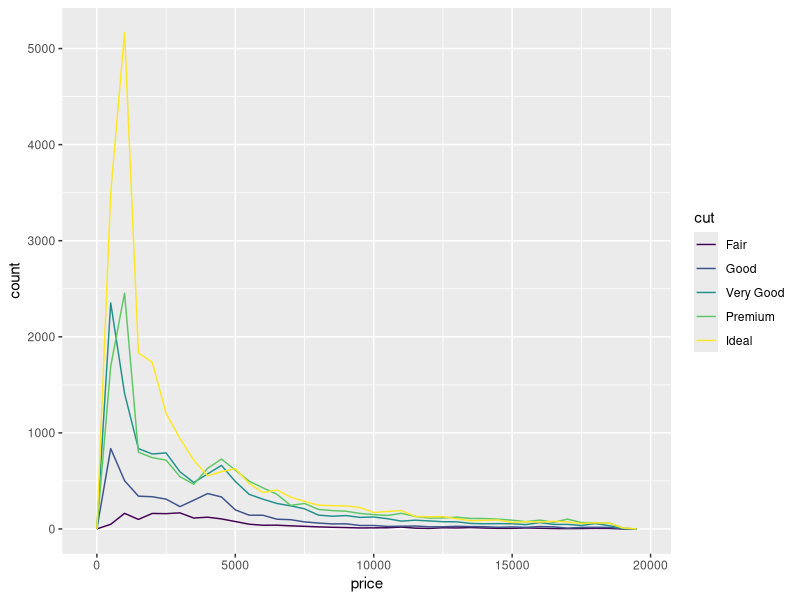
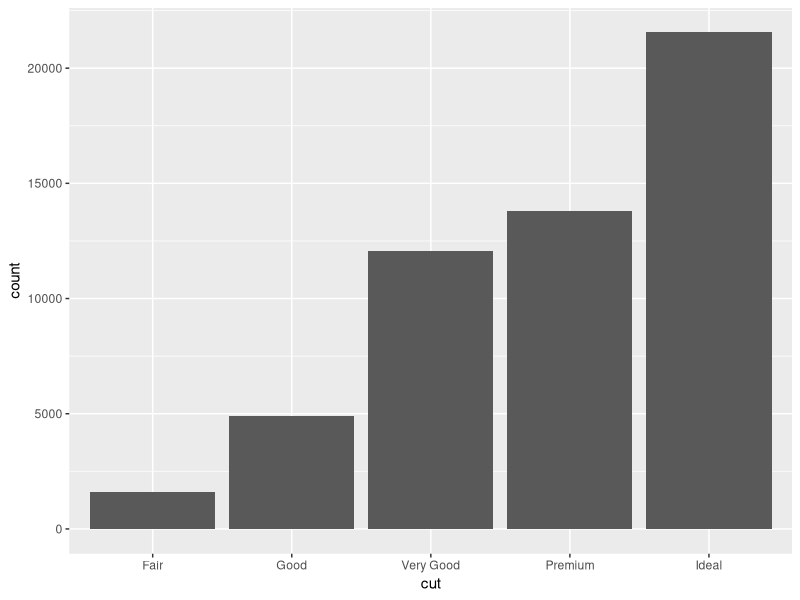
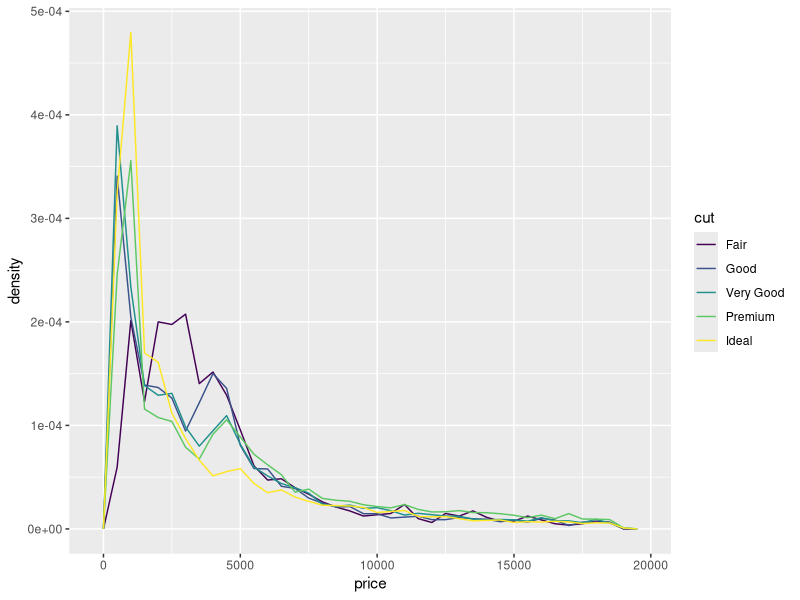
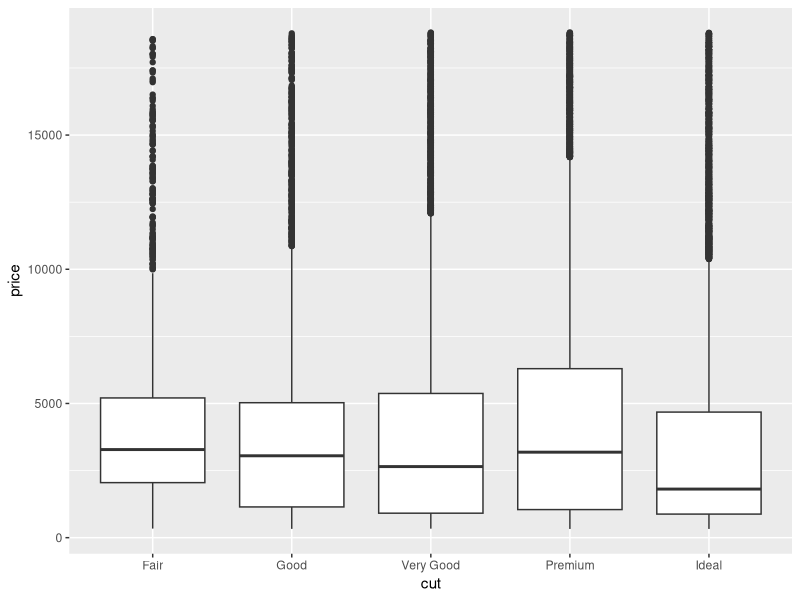
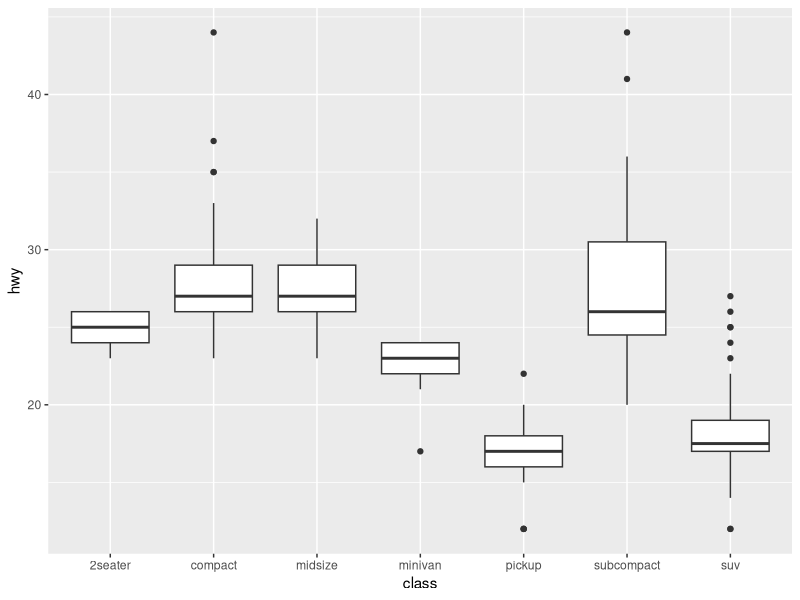
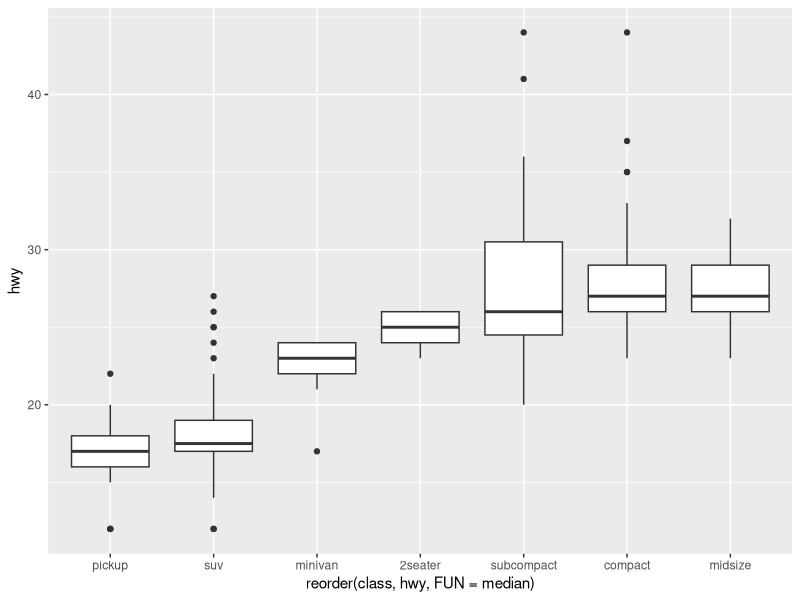
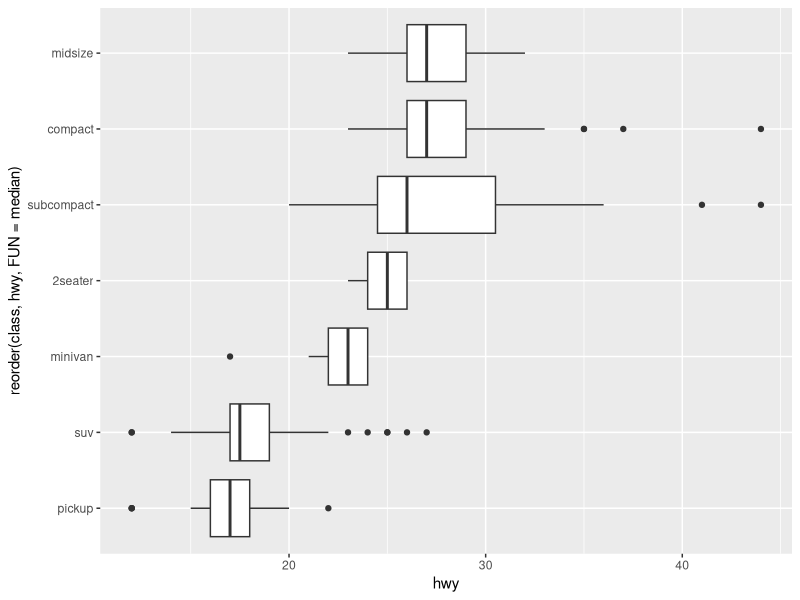

These charts were generated, in order, by the following R code:
library("tidyverse")
# Covariation
# A Categorical and Continuous Variable
ggplot(data = diamonds, mapping = aes(x = price)) +
 geom_freqpoly(mapping = aes(color = cut), binwidth = 500)
# The default appearance of geom_freqpoly() is
# not that useful for that sort of comparison because 
# the height is given by the count.

ggplot(diamonds) +
 geom_bar(mapping = aes(x = cut))

# Instead of displaying count, we’ll display density, 
# which is the count standardized
ggplot(
 data = diamonds,
 mapping = aes(x = price, y = ..density..)
 ) +
 geom_freqpoly(mapping = aes(color = cut), binwidth = 500)

ggplot(data = diamonds, mapping = aes(x = cut, y = price)) +
 geom_boxplot()

ggplot(data = mpg, mapping = aes(x = class, y = hwy)) +
 geom_boxplot()

# To make the trend easier to see, we can reorder class based on the
# median value of hwy:
ggplot(data = mpg) +
 geom_boxplot(
 mapping = aes(
 x = reorder(class, hwy, FUN = median),
 y = hwy))

# If you have long variable names, geom_boxplot() will work better if
# you flip it 90°. You can do that with coord_flip():
ggplot(data = mpg) +
 geom_boxplot(
    mapping = aes(
        x = reorder(class, hwy, FUN = median),
        y = hwy)) +
            coord_flip()

